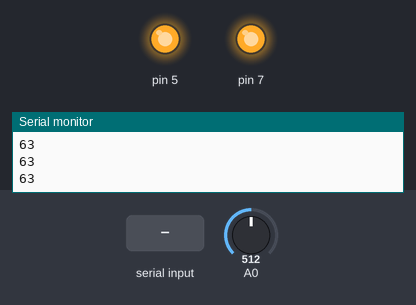
A sketch run on a simulated Arduino Uno, built with avr-gcc and run on an emulated ATmega328P. Parts: output pins drawn as LEDs (lit = HIGH), the last lines printed to the serial monitor. The inputs (shaded band) are chosen by the test bench; at power-on: A0 = 512.

Above: at 1.2 s.
1.3 s: A0 set to 770
2.8 s: A0 set to 801
At 3.8 s:
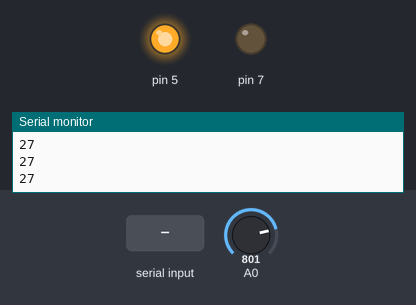
4.5 s: "0" received over Serial
At 5.0 s:
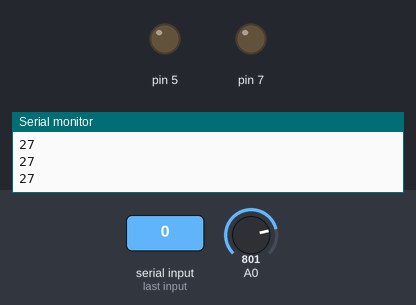
6.0 s: A0 set to 315
7.5 s: A0 set to 287
At 8.6 s:
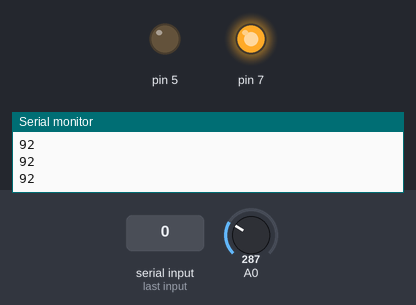
9.0 s: A0 set to 900
At 9.7 s:
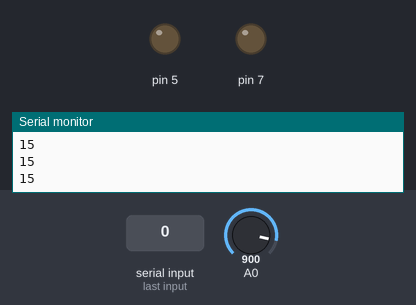
Timing chart, 0 to 11.5 s (numbered marks = the images above; inputs shaded):
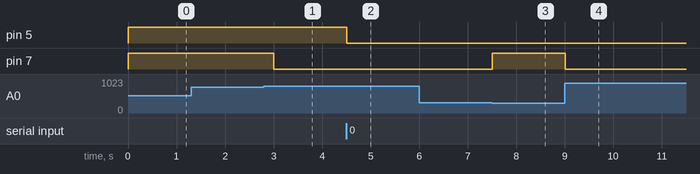

The sketch:

code.ino
```cpp
float moisture ;
int sensorReading ;
int TX_Pin = 1 ;
int RX_Pin = 0 ;

void setup() {

  Serial.begin(9600) ;

  pinMode(RX_Pin, INPUT) ;
  pinMode(TX_Pin, OUTPUT) ;

  pinMode(5, OUTPUT) ;
  pinMode(7, OUTPUT) ;

  digitalWrite(5, HIGH) ;
  digitalWrite(7, HIGH) ;
}

void loop() {

  sensorReading = analogRead(A0) ;

  moisture = ((1023 - sensorReading)/800.0)*100.0 ;

  if (Serial.available()) {
    char receivedChar = Serial.read() ;

    if(receivedChar == '1') {
      digitalWrite(5, HIGH) ;
    } else if (receivedChar == '0') {
      digitalWrite(5, LOW) ;
    }

    if(receivedChar == '3') {
      digitalWrite(7, HIGH) ;
    } else if (receivedChar == '4') {
      digitalWrite(7, LOW) ;
    }
  }

  if (moisture < 30.0) {
    digitalWrite(7, LOW) ;
  } else if (moisture >= 90.0) {
    digitalWrite(7, HIGH) ;
  }

  Serial.println(int(moisture)) ;
  delay(300) ;
}
```

Measured:
- the behaviour switches between 783 and 784 on A0 (found by bisection; images 0 and 1)
- the behaviour switches between 304 and 303 on A0 (found by bisection; images 2 and 3)
- after the input at 2.8 s, pin 7: HIGH → LOW after 0.20 s
- after the input at 4.5 s, pin 5: HIGH → LOW at once
- after the input at 7.5 s, pin 7: LOW → HIGH at once
- after the input at 9.0 s, pin 7: HIGH → LOW at once
